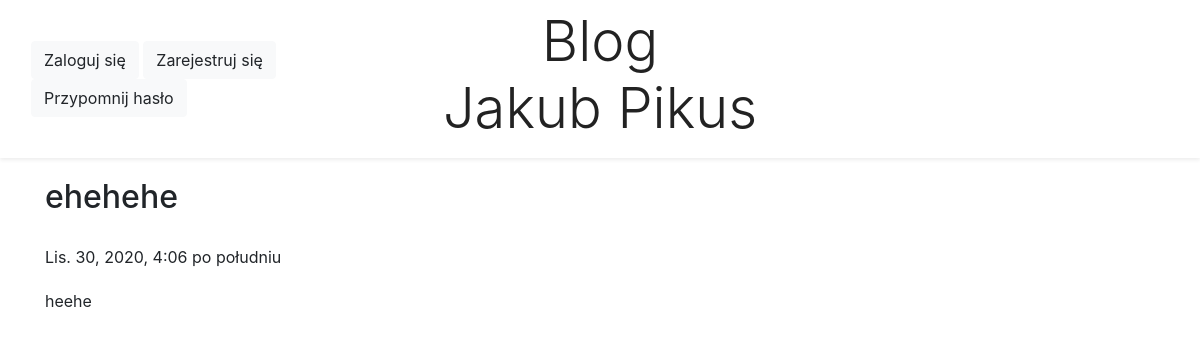
/post/9/, run on an earlier commit of the app's database.
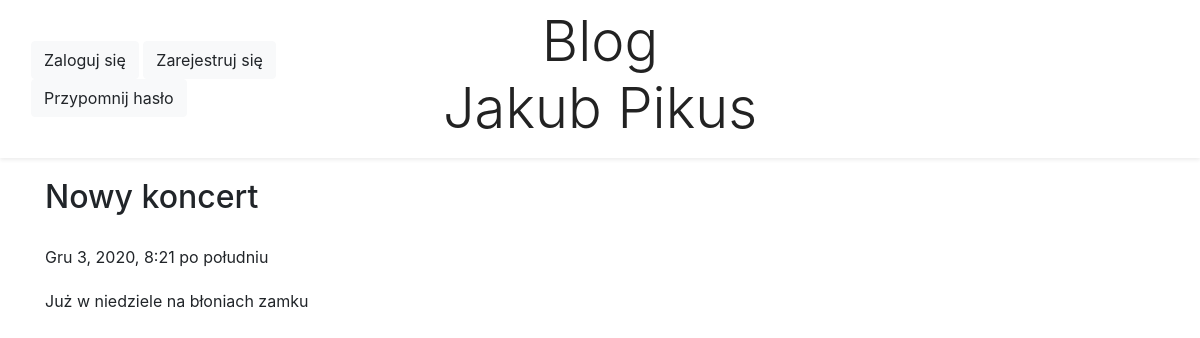
And on a later commit of the database.
### blog/models.py (models this page shows, shortened)
class Post(models.Model):
    author = models.ForeignKey('auth.User', on_delete=models.CASCADE)
    title = models.CharField(max_length=200)
    text = models.TextField()
    created_date = models.DateTimeField(
            default=timezone.now)
    published_date = models.DateTimeField(
            blank=True, null=True)

### blog/views.py (the view)
# urls.py: path('post/<int:pk>/', views.post_detail, name='post_detail'),
def post_detail(request, pk):
    post = get_object_or_404(Post, pk=pk)
    return render(request, 'blog/post_detail.html', {'post': post})

### blog/templates/blog/post_detail.html (shortened to what this page needs)
{% extends 'blog/base.html' %}
{% block content %}
    <div class="post">
        <div class="row">
            <div class="col-12">
                <h2 style="margin-top: 20px;">{{ post.title }}</h2>
                <div class="row">
                    <div class="col-10">
                        {% if post.published_date %}
                            <div class="date" style="margin-top: 20px;">
                            {{ post.published_date }}
                            </div>
                    </div>
                    <div class="col-2">
                    </div>
                </div>
                <p style="margin-top: 20px;">{{ post.text|linebreaksbr }}</p>
            {% endif %}
            </div>
        </div>
    </div>
{% endblock %}

### blog/templates/blog/base.html (shortened to what this page needs)
{% load static %}
<!DOCTYPE html>
<html>
    <head>
        <link rel="stylesheet" href="https://cdn.jsdelivr.net/npm/bootstrap@4.5.3/dist/css/bootstrap.min.css">
		<link rel="stylesheet" href="{% static 'css/blog.css' %}">
    </head>
    <body>
	    <div class="navbar sticky-top bg-white shadow-sm">
            <div class="col-4">
                {% if user.is_superuser %}
                <a href="{% url 'post_new' %}" class="btn btn-light" role="button" aria-pressed="true">Dodaj</a>
                <a href="{% url 'change_password' %}" class="btn btn-light" role="button" aria-pressed="true">Zmień hasło</a>
                {% elif user.is_authenticated %}
                <a href="{% url 'change_password' %}" class="btn btn-light" role="button" aria-pressed="true">Zmień hasło</a>
                {% else %}
                <a href="{% url 'login' %}" class="btn btn-light" role="button" aria-pressed="true">Zaloguj się</a>
                <a href="{% url 'signup' %}" class="btn btn-light" role="button" aria-pressed="true">Zarejestruj się</a>
                <a href="{% url 'reset_password' %}" class="btn btn-light" role="button" aria-pressed="true">Przypomnij hasło</a>
                {% endif %}
            </div>
	        <div class="col-4">
                <center><a href="{% url 'base'%}" style="color: #222222; text-decoration:none;"><h1  class="display-4">Blog<br>Jakub Pikus</h1></a></center>
            </div>
        </div>
	    <div class="container">
	        <div class="row">
                <div class="col-12">
                    {% block content %}
                    {% endblock %}
                </div>
            </div>
	    </div>
    </body
</html>

What changed in the data, as far as the page shows it:
changed Post: title "ehehehe" → "Nowy koncert"; published_date "Lis. 30, 2020, 4:06 po południu" → "Gru 3, 2020, 8:21 po południu"; text "heehe" → "Już w niedziele na błoniach zamku"
